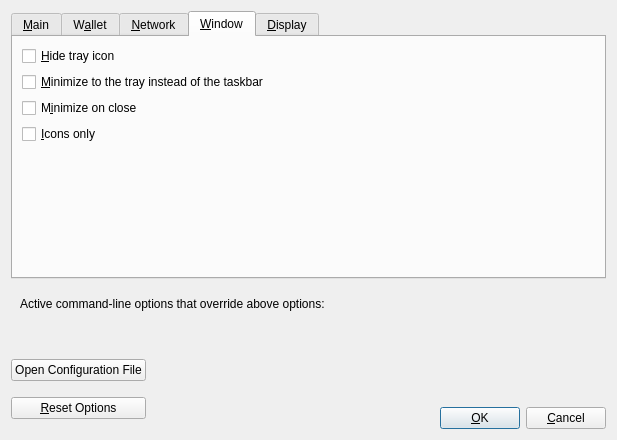
<?xml version="1.0" encoding="UTF-8"?>
<ui version="4.0">
 <class>OptionsDialog</class>
 <widget class="QDialog" name="OptionsDialog">
  <property name="geometry">
   <rect>
    <x>0</x>
    <y>0</y>
    <width>617</width>
    <height>440</height>
   </rect>
  </property>
  <property name="windowTitle">
   <string>Options</string>
  </property>
  <property name="modal">
   <bool>true</bool>
  </property>
  <layout class="QVBoxLayout" name="verticalLayout">
   <item>
    <widget class="QTabWidget" name="tabWidget">
     <property name="currentIndex">
      <number>3</number>
     </property>
     <widget class="QWidget" name="tabMain">
      <attribute name="title">
       <string>&amp;Main</string>
      </attribute>
      <layout class="QVBoxLayout" name="verticalLayout_Main">
       <item>
        <widget class="QCheckBox" name="frenAtStartup">
         <property name="toolTip">
          <string>Automatically start %1 after logging in to the system.</string>
         </property>
         <property name="text">
          <string>&amp;Start %1 on system login</string>
         </property>
        </widget>
       </item>
       <item>
        <layout class="QHBoxLayout" name="horizontalLayout_2_Main">
         <item>
          <widget class="QLabel" name="databaseCacheLabel">
           <property name="text">
            <string>Size of &amp;database cache</string>
           </property>
           <property name="textFormat">
            <enum>Qt::PlainText</enum>
           </property>
           <property name="buddy">
            <cstring>databaseCache</cstring>
           </property>
          </widget>
         </item>
         <item>
          <widget class="QSpinBox" name="databaseCache"/>
         </item>
         <item>
          <widget class="QLabel" name="databaseCacheUnitLabel">
           <property name="text">
            <string>MB</string>
           </property>
           <property name="textFormat">
            <enum>Qt::PlainText</enum>
           </property>
          </widget>
         </item>
         <item>
          <spacer name="horizontalSpacer_2_Main">
           <property name="orientation">
            <enum>Qt::Horizontal</enum>
           </property>
           <property name="sizeHint" stdset="0">
            <size>
             <width>40</width>
             <height>20</height>
            </size>
           </property>
          </spacer>
         </item>
        </layout>
       </item>
       <item>
        <layout class="QHBoxLayout" name="horizontalLayout_3_Main">
         <item>
          <widget class="QLabel" name="threadsScriptVerifLabel">
           <property name="text">
            <string>Number of script &amp;verification threads</string>
           </property>
           <property name="textFormat">
            <enum>Qt::PlainText</enum>
           </property>
           <property name="buddy">
            <cstring>threadsScriptVerif</cstring>
           </property>
          </widget>
         </item>
         <item>
          <widget class="QSpinBox" name="threadsScriptVerif">
           <property name="toolTip">
            <string>(0 = auto, &lt;0 = leave that many cores free)</string>
           </property>
          </widget>
         </item>
         <item>
          <spacer name="horizontalSpacer_3_Main">
           <property name="orientation">
            <enum>Qt::Horizontal</enum>
           </property>
           <property name="sizeHint" stdset="0">
            <size>
             <width>40</width>
             <height>20</height>
            </size>
           </property>
          </spacer>
         </item>
        </layout>
       </item>
       <item>
        <spacer name="verticalSpacer_Main">
         <property name="orientation">
          <enum>Qt::Vertical</enum>
         </property>
         <property name="sizeHint" stdset="0">
          <size>
           <width>20</width>
           <height>40</height>
          </size>
         </property>
        </spacer>
       </item>
      </layout>
     </widget>
     <widget class="QWidget" name="tabWallet">
      <attribute name="title">
       <string>W&amp;allet</string>
      </attribute>
      <layout class="QVBoxLayout" name="verticalLayout_Wallet">
       <item>
        <widget class="QGroupBox" name="groupBox">
         <property name="title">
          <string>Expert</string>
         </property>
         <layout class="QVBoxLayout" name="verticalLayout_2">
          <item>
           <widget class="QCheckBox" name="coinControlFeatures">
            <property name="toolTip">
             <string>Whether to show coin control features or not.</string>
            </property>
            <property name="text">
             <string>Enable coin &amp;control features</string>
            </property>
           </widget>
          </item>
          <item>
           <widget class="QCheckBox" name="customFeeFeatures">
            <property name="text">
             <string>Enable fee control features</string>
            </property>
           </widget>
          </item>
          <item>
           <widget class="QCheckBox" name="spendZeroConfChange">
            <property name="toolTip">
             <string>If you disable the spending of unconfirmed change, the change from a transaction cannot be used until that transaction has at least one confirmation. This also affects how your balance is computed.</string>
            </property>
            <property name="text">
             <string>&amp;Spend unconfirmed change</string>
            </property>
           </widget>
          </item>
         </layout>
        </widget>
       </item>
       <item>
        <spacer name="verticalSpacer_Wallet">
         <property name="orientation">
          <enum>Qt::Vertical</enum>
         </property>
         <property name="sizeHint" stdset="0">
          <size>
           <width>20</width>
           <height>40</height>
          </size>
         </property>
        </spacer>
       </item>
      </layout>
     </widget>
     <widget class="QWidget" name="tabNetwork">
      <attribute name="title">
       <string>&amp;Network</string>
      </attribute>
      <layout class="QVBoxLayout" name="verticalLayout_Network">
       <item>
        <widget class="QCheckBox" name="mapPortUpnp">
         <property name="toolTip">
          <string>Automatically open the Fren client port on the router. This only works when your router supports UPnP and it is enabled.</string>
         </property>
         <property name="text">
          <string>Map port using &amp;UPnP</string>
         </property>
        </widget>
       </item>
       <item>
        <widget class="QCheckBox" name="allowIncoming">
         <property name="toolTip">
          <string>Accept connections from outside.</string>
         </property>
         <property name="text">
          <string>Allow incomin&amp;g connections</string>
         </property>
        </widget>
       </item>
       <item>
        <widget class="QCheckBox" name="connectSocks">
         <property name="toolTip">
          <string>Connect to the Fren network through a SOCKS5 proxy.</string>
         </property>
         <property name="text">
          <string>&amp;Connect through SOCKS5 proxy (default proxy):</string>
         </property>
        </widget>
       </item>
       <item>
        <layout class="QHBoxLayout" name="horizontalLayout_1_Network">
         <item>
          <widget class="QLabel" name="proxyIpLabel">
           <property name="text">
            <string>Proxy &amp;IP:</string>
           </property>
           <property name="textFormat">
            <enum>Qt::PlainText</enum>
           </property>
           <property name="buddy">
            <cstring>proxyIp</cstring>
           </property>
          </widget>
         </item>
         <item>
          <widget class="QValidatedLineEdit" name="proxyIp">
           <property name="minimumSize">
            <size>
             <width>140</width>
             <height>0</height>
            </size>
           </property>
           <property name="maximumSize">
            <size>
             <width>140</width>
             <height>16777215</height>
            </size>
           </property>
           <property name="toolTip">
            <string>IP address of the proxy (e.g. IPv4: 127.0.0.1 / IPv6: ::1)</string>
           </property>
          </widget>
         </item>
         <item>
          <widget class="QLabel" name="proxyPortLabel">
           <property name="text">
            <string>&amp;Port:</string>
           </property>
           <property name="textFormat">
            <enum>Qt::PlainText</enum>
           </property>
           <property name="buddy">
            <cstring>proxyPort</cstring>
           </property>
          </widget>
         </item>
         <item>
          <widget class="QLineEdit" name="proxyPort">
           <property name="minimumSize">
            <size>
             <width>55</width>
             <height>0</height>
            </size>
           </property>
           <property name="maximumSize">
            <size>
             <width>55</width>
             <height>16777215</height>
            </size>
           </property>
           <property name="toolTip">
            <string>Port of the proxy (e.g. 9050)</string>
           </property>
          </widget>
         </item>
         <item>
          <spacer name="horizontalSpacer_1_Network">
           <property name="orientation">
            <enum>Qt::Horizontal</enum>
           </property>
           <property name="sizeHint" stdset="0">
            <size>
             <width>40</width>
             <height>20</height>
            </size>
           </property>
          </spacer>
         </item>
        </layout>
       </item>
       <item>
        <layout class="QHBoxLayout" name="horizontalLayout_2_Network">
         <item>
          <widget class="QLabel" name="proxyActiveNets">
           <property name="text">
            <string>Used for reaching peers via:</string>
           </property>
           <property name="textFormat">
            <enum>Qt::PlainText</enum>
           </property>
          </widget>
         </item>
         <item>
          <widget class="QCheckBox" name="proxyReachIPv4">
           <property name="enabled">
            <bool>false</bool>
           </property>
           <property name="toolTip">
            <string>Shows if the supplied default SOCKS5 proxy is used to reach peers via this network type.</string>
           </property>
           <property name="text">
            <string/>
           </property>
          </widget>
         </item>
         <item>
          <widget class="QLabel" name="proxyReachIPv4Label">
           <property name="text">
            <string>IPv4</string>
           </property>
           <property name="textFormat">
            <enum>Qt::PlainText</enum>
           </property>
          </widget>
         </item>
         <item>
          <widget class="QCheckBox" name="proxyReachIPv6">
           <property name="enabled">
            <bool>false</bool>
           </property>
           <property name="toolTip">
            <string>Shows if the supplied default SOCKS5 proxy is used to reach peers via this network type.</string>
           </property>
           <property name="text">
            <string/>
           </property>
          </widget>
         </item>
         <item>
          <widget class="QLabel" name="proxyReachIPv6Label">
           <property name="text">
            <string>IPv6</string>
           </property>
           <property name="textFormat">
            <enum>Qt::PlainText</enum>
           </property>
          </widget>
         </item>
         <item>
          <widget class="QCheckBox" name="proxyReachTor">
           <property name="enabled">
            <bool>false</bool>
           </property>
           <property name="toolTip">
            <string>Shows if the supplied default SOCKS5 proxy is used to reach peers via this network type.</string>
           </property>
           <property name="text">
            <string/>
           </property>
          </widget>
         </item>
         <item>
          <widget class="QLabel" name="proxyReachTorLabel">
           <property name="text">
            <string>Tor</string>
           </property>
           <property name="textFormat">
            <enum>Qt::PlainText</enum>
           </property>
          </widget>
         </item>
         <item>
          <spacer name="horizontalSpacer_2_Network">
           <property name="orientation">
            <enum>Qt::Horizontal</enum>
           </property>
           <property name="sizeHint" stdset="0">
            <size>
             <width>40</width>
             <height>20</height>
            </size>
           </property>
          </spacer>
         </item>
        </layout>
       </item>
       <item>
        <widget class="QCheckBox" name="connectSocksTor">
         <property name="toolTip">
          <string>Connect to the Fren network through a separate SOCKS5 proxy for Tor hidden services.</string>
         </property>
         <property name="text">
          <string>Use separate SOCKS&amp;5 proxy to reach peers via Tor hidden services:</string>
         </property>
        </widget>
       </item>
       <item>
        <layout class="QHBoxLayout" name="horizontalLayout_3_Network">
         <item>
          <widget class="QLabel" name="proxyIpTorLabel">
           <property name="text">
            <string>Proxy &amp;IP:</string>
           </property>
           <property name="textFormat">
            <enum>Qt::PlainText</enum>
           </property>
           <property name="buddy">
            <cstring>proxyIpTor</cstring>
           </property>
          </widget>
         </item>
         <item>
          <widget class="QValidatedLineEdit" name="proxyIpTor">
           <property name="minimumSize">
            <size>
             <width>140</width>
             <height>0</height>
            </size>
           </property>
           <property name="maximumSize">
            <size>
             <width>140</width>
             <height>16777215</height>
            </size>
           </property>
           <property name="toolTip">
            <string>IP address of the proxy (e.g. IPv4: 127.0.0.1 / IPv6: ::1)</string>
           </property>
          </widget>
         </item>
         <item>
          <widget class="QLabel" name="proxyPortTorLabel">
           <property name="text">
            <string>&amp;Port:</string>
           </property>
           <property name="textFormat">
            <enum>Qt::PlainText</enum>
           </property>
           <property name="buddy">
            <cstring>proxyPortTor</cstring>
           </property>
          </widget>
         </item>
         <item>
          <widget class="QLineEdit" name="proxyPortTor">
           <property name="minimumSize">
            <size>
             <width>55</width>
             <height>0</height>
            </size>
           </property>
           <property name="maximumSize">
            <size>
             <width>55</width>
             <height>16777215</height>
            </size>
           </property>
           <property name="toolTip">
            <string>Port of the proxy (e.g. 9050)</string>
           </property>
          </widget>
         </item>
         <item>
          <spacer name="horizontalSpacer_4_Network">
           <property name="orientation">
            <enum>Qt::Horizontal</enum>
           </property>
           <property name="sizeHint" stdset="0">
            <size>
             <width>40</width>
             <height>20</height>
            </size>
           </property>
          </spacer>
         </item>
        </layout>
       </item>
       <item>
        <spacer name="verticalSpacer_Network">
         <property name="orientation">
          <enum>Qt::Vertical</enum>
         </property>
         <property name="sizeHint" stdset="0">
          <size>
           <width>20</width>
           <height>40</height>
          </size>
         </property>
        </spacer>
       </item>
      </layout>
     </widget>
     <widget class="QWidget" name="tabWindow">
      <attribute name="title">
       <string>&amp;Window</string>
      </attribute>
      <layout class="QVBoxLayout" name="verticalLayout_Window">
       <item>
        <widget class="QCheckBox" name="hideTrayIcon">
         <property name="toolTip">
          <string>Hide the icon from the system tray.</string>
         </property>
         <property name="text">
          <string>&amp;Hide tray icon</string>
         </property>
        </widget>
       </item>
       <item>
        <widget class="QCheckBox" name="minimizeToTray">
         <property name="toolTip">
          <string>Show only a tray icon after minimizing the window.</string>
         </property>
         <property name="text">
          <string>&amp;Minimize to the tray instead of the taskbar</string>
         </property>
        </widget>
       </item>
       <item>
        <widget class="QCheckBox" name="minimizeOnClose">
         <property name="toolTip">
          <string>Minimize instead of exit the application when the window is closed. When this option is enabled, the application will be closed only after selecting Exit in the menu.</string>
         </property>
         <property name="text">
          <string>M&amp;inimize on close</string>
         </property>
        </widget>
       </item>
       <item>
        <widget class="QCheckBox" name="toolbarIconsOnly">
         <property name="statusTip">
          <string>Only show toolbar icons. No text.</string>
         </property>
         <property name="text">
          <string>&amp;Icons only</string>
         </property>
        </widget>
       </item>
       <item>
        <spacer name="verticalSpacer_Window">
         <property name="orientation">
          <enum>Qt::Vertical</enum>
         </property>
         <property name="sizeHint" stdset="0">
          <size>
           <width>20</width>
           <height>40</height>
          </size>
         </property>
        </spacer>
       </item>
      </layout>
     </widget>
     <widget class="QWidget" name="tabDisplay">
      <attribute name="title">
       <string>&amp;Display</string>
      </attribute>
      <layout class="QVBoxLayout" name="verticalLayout_Display">
       <item>
        <layout class="QHBoxLayout" name="horizontalLayout_1_Display">
         <item>
          <widget class="QLabel" name="langLabel">
           <property name="text">
            <string>User Interface &amp;language:</string>
           </property>
           <property name="textFormat">
            <enum>Qt::PlainText</enum>
           </property>
           <property name="buddy">
            <cstring>lang</cstring>
           </property>
          </widget>
         </item>
         <item>
          <widget class="QValueComboBox" name="lang">
           <property name="toolTip">
            <string>The user interface language can be set here. This setting will take effect after restarting %1.</string>
           </property>
          </widget>
         </item>
        </layout>
       </item>
       <item>
        <layout class="QHBoxLayout" name="horizontalLayout_2_Display">
         <item>
          <widget class="QLabel" name="unitLabel">
           <property name="text">
            <string>&amp;Unit to show amounts in:</string>
           </property>
           <property name="textFormat">
            <enum>Qt::PlainText</enum>
           </property>
           <property name="buddy">
            <cstring>unit</cstring>
           </property>
          </widget>
         </item>
         <item>
          <widget class="QValueComboBox" name="unit">
           <property name="toolTip">
            <string>Choose the default subdivision unit to show in the interface and when sending coins.</string>
           </property>
          </widget>
         </item>
        </layout>
       </item>
       <item>
        <layout class="QHBoxLayout" name="horizontalLayout_DisplayCurrency">
         <item>
          <widget class="QLabel" name="currencyUnitIndexLabel">
           <property name="text">
            <string>&amp;Currency Unit:</string>
           </property>
           <property name="textFormat">
            <enum>Qt::PlainText</enum>
           </property>
           <property name="buddy">
            <cstring>currencyUnitIndex</cstring>
           </property>
          </widget>
         </item>
         <item>
          <widget class="QValueComboBox" name="currencyUnitIndex">
           <property name="toolTip">
            <string>Choose which currency to display the realtime value of FRENS in (ie: BTC/FRENS).</string>
           </property>
          </widget>
         </item>
        </layout>
       </item>
       <item>
        <layout class="QHBoxLayout" name="horizontalLayout_3_Display">
         <item>
          <widget class="QLabel" name="thirdPartyTxUrlsLabel">
           <property name="toolTip">
            <string>Third party URLs (e.g. a block explorer) that appear in the transactions tab as context menu items. %s in the URL is replaced by transaction hash. Multiple URLs are separated by vertical bar |.</string>
           </property>
           <property name="text">
            <string>&amp;Third party transaction URLs</string>
           </property>
           <property name="buddy">
            <cstring>thirdPartyTxUrls</cstring>
           </property>
          </widget>
         </item>
         <item>
          <widget class="QLineEdit" name="thirdPartyTxUrls">
           <property name="toolTip">
            <string>Third party URLs (e.g. a block explorer) that appear in the transactions tab as context menu items. %s in the URL is replaced by transaction hash. Multiple URLs are separated by vertical bar |.</string>
           </property>
          </widget>
         </item>
         <item>
          <widget class="QPushButton" name="thirdPartyTxUrlsReset">
           <property name="text">
            <string>Reset</string>
           </property>
          </widget>
         </item>
        </layout>
       </item>
       <item>
        <layout class="QHBoxLayout" name="horizontalLayout_4_Display" stretch="0,0,0">
         <item>
          <widget class="QLabel" name="ipfsUrlLabel">
           <property name="toolTip">
            <string>Third party URL for IPFS-viewer. %s in the URL is replaced by IPFS hash.</string>
           </property>
           <property name="text">
            <string>IPFS Viewer URL</string>
           </property>
          </widget>
         </item>
         <item>
          <widget class="QLineEdit" name="ipfsUrl">
           <property name="toolTip">
            <string>Third party URL for IPFS-viewer. %s in the URL is replaced by IPFS hash.</string>
           </property>
          </widget>
         </item>
         <item>
          <widget class="QPushButton" name="ipfsUrlReset">
           <property name="text">
            <string>Reset</string>
           </property>
          </widget>
         </item>
        </layout>
       </item>
       <item>
        <widget class="QCheckBox" name="darkModeCheckBox">
         <property name="text">
          <string>Enable Dark Mode</string>
         </property>
         <property name="checked">
          <bool>true</bool>
         </property>
        </widget>
       </item>
       <item>
        <spacer name="verticalSpacer_Display">
         <property name="orientation">
          <enum>Qt::Vertical</enum>
         </property>
         <property name="sizeHint" stdset="0">
          <size>
           <width>20</width>
           <height>40</height>
          </size>
         </property>
        </spacer>
       </item>
      </layout>
     </widget>
    </widget>
   </item>
   <item>
    <widget class="QFrame" name="frame">
     <layout class="QVBoxLayout" name="verticalLayout_Bottom">
      <item>
       <layout class="QHBoxLayout" name="horizontalLayout_Bottom">
        <item>
         <widget class="QLabel" name="overriddenByCommandLineInfoLabel">
          <property name="text">
           <string>Active command-line options that override above options:</string>
          </property>
          <property name="textFormat">
           <enum>Qt::PlainText</enum>
          </property>
         </widget>
        </item>
        <item>
         <spacer name="horizontalSpacer_Bottom">
          <property name="orientation">
           <enum>Qt::Horizontal</enum>
          </property>
          <property name="sizeHint" stdset="0">
           <size>
            <width>40</width>
            <height>20</height>
           </size>
          </property>
         </spacer>
        </item>
       </layout>
      </item>
      <item>
       <widget class="QLabel" name="overriddenByCommandLineLabel">
        <property name="text">
         <string/>
        </property>
        <property name="textFormat">
         <enum>Qt::PlainText</enum>
        </property>
        <property name="wordWrap">
         <bool>true</bool>
        </property>
       </widget>
      </item>
     </layout>
    </widget>
   </item>
   <item>
    <layout class="QHBoxLayout" name="horizontalLayout_Buttons">
     <item>
      <layout class="QVBoxLayout" name="verticalLayout_Buttons">
       <item>
        <widget class="QPushButton" name="openFrenConfButton">
         <property name="toolTip">
          <string>Open the %1 configuration file from the working directory.</string>
         </property>
         <property name="text">
          <string>Open Configuration File</string>
         </property>
         <property name="autoDefault">
          <bool>false</bool>
         </property>
        </widget>
       </item>
       <item>
        <widget class="QPushButton" name="resetButton">
         <property name="toolTip">
          <string>Reset all client options to default.</string>
         </property>
         <property name="text">
          <string>&amp;Reset Options</string>
         </property>
         <property name="autoDefault">
          <bool>false</bool>
         </property>
        </widget>
       </item>
      </layout>
     </item>
     <item>
      <spacer name="horizontalSpacer_1">
       <property name="orientation">
        <enum>Qt::Horizontal</enum>
       </property>
       <property name="sizeHint" stdset="0">
        <size>
         <width>40</width>
         <height>48</height>
        </size>
       </property>
      </spacer>
     </item>
     <item>
      <widget class="QLabel" name="statusLabel">
       <property name="minimumSize">
        <size>
         <width>200</width>
         <height>0</height>
        </size>
       </property>
       <property name="font">
        <font>
         <weight>75</weight>
         <bold>true</bold>
        </font>
       </property>
       <property name="text">
        <string/>
       </property>
       <property name="textFormat">
        <enum>Qt::PlainText</enum>
       </property>
       <property name="wordWrap">
        <bool>true</bool>
       </property>
      </widget>
     </item>
     <item>
      <spacer name="horizontalSpacer_2">
       <property name="orientation">
        <enum>Qt::Horizontal</enum>
       </property>
       <property name="sizeHint" stdset="0">
        <size>
         <width>40</width>
         <height>48</height>
        </size>
       </property>
      </spacer>
     </item>
     <item>
      <layout class="QVBoxLayout" name="verticalLayout_4">
       <item>
        <spacer name="verticalSpacer">
         <property name="orientation">
          <enum>Qt::Vertical</enum>
         </property>
         <property name="sizeHint" stdset="0">
          <size>
           <width>20</width>
           <height>40</height>
          </size>
         </property>
        </spacer>
       </item>
       <item>
        <layout class="QHBoxLayout" name="horizontalLayout">
         <item>
          <widget class="QPushButton" name="okButton">
           <property name="text">
            <string>&amp;OK</string>
           </property>
           <property name="autoDefault">
            <bool>false</bool>
           </property>
           <property name="default">
            <bool>true</bool>
           </property>
          </widget>
         </item>
         <item>
          <widget class="QPushButton" name="cancelButton">
           <property name="text">
            <string>&amp;Cancel</string>
           </property>
           <property name="autoDefault">
            <bool>false</bool>
           </property>
          </widget>
         </item>
        </layout>
       </item>
      </layout>
     </item>
    </layout>
   </item>
  </layout>
 </widget>
 <customwidgets>
  <customwidget>
   <class>QValidatedLineEdit</class>
   <extends>QLineEdit</extends>
   <header>qvalidatedlineedit.h</header>
  </customwidget>
  <customwidget>
   <class>QValueComboBox</class>
   <extends>QComboBox</extends>
   <header>qvaluecombobox.h</header>
  </customwidget>
 </customwidgets>
 <resources/>
 <connections/>
</ui>
